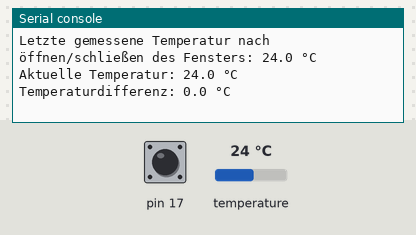
A program run on a simulated MicroPython board. On the bench: the last lines printed to the serial console. The inputs (shaded band) are chosen by the test bench; at power-on: temperature 24 °C, pin 17 HIGH. WiFi joins after 1.5 s; the clock reads 2024-03-15 10:24:30 at power-on unless the program sets it; files the program writes start out absent; web requests get an empty 200 reply after 0.4 s; files that are not in the repository are absent.

Above: at 3.9 s.
4.0 s: temperature set to 12 °C
8.6 s: temperature set to 19 °C
At 9.4 s:
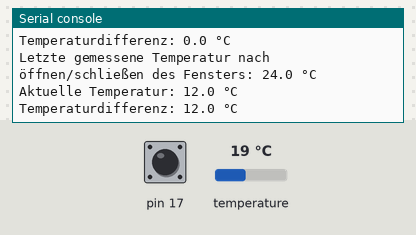
13.2 s: pin 17 pulled LOW for 3 s
At 16.5 s:
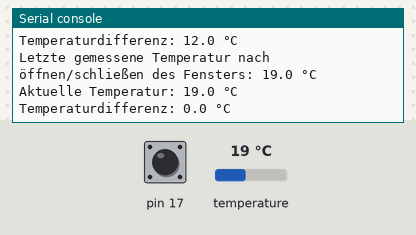
Timing chart, 0 to 18.0 s (numbered marks = the images above; inputs shaded):
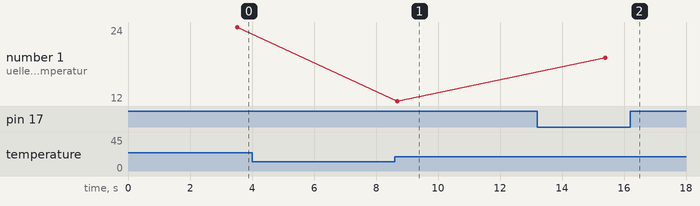

Measured:
- after the input at 13.2 s, the serial console: prints a new line after 2.2 s (image 2)

The program:

window_allert_node_red_rpi_pi_pico_w2.py
```python
import machine
import time
import urequests
import network
import ds18x20
import onewire
import os
import ntptime

DEBUG = True
RETRY_ATTEMPTS = 3
SENSOR_READ_INTERVAL = 4  # Sensorabfrageintervall in Sekunden
TEMP_ALERT_THRESHOLD = 2  # Temperaturunterschied in °C

# Netzwerk-Konfiguration (SSID, Passwort und URL des Node-RED-Servers)
WIFI_CONFIG = [
    {"ssid": "G101", "password": "G101bbzvk", "url": "http://192.168.0.199:1880"},
    {"ssid": "@Home", "password": "th!s !s a test for wlan", "url": "http://192.168.0.58:1880"},
    {"ssid": "Pixel_4813", "password": "9ad702b6c353", "url": "http://10.242.217.27:1880"}
]

NODE_RED_BASE_URL = ""  # Wird später aus der Konfiguration gesetzt

ENDPOINTS = {
    "reed": "/reed_sensor",
    "temp": "/temp_sensor",
    "alert": "/temp_alert"
}

# Hardware-Pins
PIN_CONFIG = {
    "reed": 17,
    "onewire": 16
}

ow = onewire.OneWire(machine.Pin(PIN_CONFIG["onewire"]))
ds = ds18x20.DS18X20(ow)
devices = ds.scan()
reed = machine.Pin(PIN_CONFIG["reed"], machine.Pin.IN, machine.Pin.PULL_UP)

def connect_wifi():
    wlan = network.WLAN(network.STA_IF)
    wlan.active(True)

    global NODE_RED_BASE_URL

    for network_config in WIFI_CONFIG:
        if DEBUG:
            print(f"Verbinde mit {network_config['ssid']}...")

        wlan.connect(network_config["ssid"], network_config["password"])

        for _ in range(20):
            if wlan.isconnected():
                if DEBUG:
                    print("Verbunden!")
                    print("IP:", wlan.ifconfig()[0])
                NODE_RED_BASE_URL = network_config["url"]
                if DEBUG:
                    print(f"Verwendete URL für Node-RED: {NODE_RED_BASE_URL}")
                sync_time()
                return True
            time.sleep(0.5)

    if DEBUG:
        print("Keine WLAN-Verbindung möglich")
    return False

def sync_time():
    try:
        ntptime.settime()
        if DEBUG:
            print("Zeit synchronisiert:", time.localtime())
    except Exception as e:
        if DEBUG:
            print("Zeitsynchronisation fehlgeschlagen:", e)

def get_formatted_time():
    t = time.localtime()
    return (
        f"{t[2]:02d}/{t[1]:02d}/{t[0]}",
        f"{t[3]:02d}:{t[4]:02d}:{t[5]:02d}"
    )

def read_temperature():
    try:
        ds.convert_temp()
        time.sleep_ms(750)
        return ds.read_temp(devices[0]) if devices else None
    except Exception as e:
        if DEBUG:
            print("Temperaturmessfehler:", e)
        return None

def send_data(url, data):
    for attempt in range(RETRY_ATTEMPTS):
        try:
            response = urequests.post(url, json=data, timeout=10)
            response.close()
            if response.status_code == 200:
                return True
        except Exception as e:
            if DEBUG:
                print(f"Sendefehler (Versuch {attempt+1}):", e)
            time.sleep(2)
    return False


class DataLogger:
    def __init__(self, filename="log.csv"):
        self.filename = filename
        self.index = 0
        self.initialize_log()

    def initialize_log(self):
        try:
            with open(self.filename, "r") as f:
                pass
        except OSError:
            with open(self.filename, "w") as f:
                f.write("Index,Date,Time,Temperature,Status\n")

    def get_last_index(self):
        try:
            with open(self.filename, "r") as f:
                lines = f.readlines()
                if len(lines) > 1:
                    return int(lines[-1].split(',')[0])
        except Exception as e:
            if DEBUG:
                print("Logindex Fehler:", e)
        return 0

    def log_entry(self, temp, status):
        self.index = self.get_last_index() + 1
        date, current_time = get_formatted_time()
        entry = f"{self.index},{date},{current_time},{temp or 'N/A'},{status}\n"

        with open(self.filename, "a") as f:
            f.write(entry)


def main():
    logger = DataLogger()
    last_reed_state = reed.value()
    last_temp = read_temperature()


    if not connect_wifi():
        return

    # Initialzustand senden, Erstausführung
    send_data(NODE_RED_BASE_URL + ENDPOINTS["reed"], {"reed_state": last_reed_state})

    while True:
        # Reed-Sensor prüfen
        current_reed = reed.value()

        if current_reed != last_reed_state:
            temp = read_temperature()
            if temp is not None:
                last_temp = temp  # Setze die Temperatur beim Öffnen/Schließen des Reed-Sensors
                logger.log_entry(temp, current_reed)
                send_data(NODE_RED_BASE_URL + ENDPOINTS["reed"], {"reed_state": current_reed})
            last_reed_state = current_reed

        # Temperaturüberwachung, nur wenn die Reed-Sensoränderung vorliegt
        if last_temp is not None:
            current_temp = read_temperature()
            if current_temp is not None:
                temp_difference = last_temp - current_temp
                if DEBUG:
                    print(f"Letzte gemessene Temperatur nach öffnen/schließen des Fensters: {last_temp} °C")
                    print(f"Aktuelle Temperatur: {current_temp} °C")
                    print(f"Temperaturdifferenz: {temp_difference} °C")  # Debug-Ausgabe für Differenz

                # Überprüfen, ob der Temperaturabfall von mindestens 2°C vorhanden ist
                if temp_difference >= TEMP_ALERT_THRESHOLD and current_temp < last_temp:
                    send_data(NODE_RED_BASE_URL + ENDPOINTS["alert"], {"temperature": current_temp})

                    last_temp = current_temp

                # Temperaturwert weiterverfolgen und zur Node-RED-API senden
                send_data(NODE_RED_BASE_URL + ENDPOINTS["temp"], {"temperature": current_temp})


        time.sleep(SENSOR_READ_INTERVAL)

if __name__ == "__main__":
    try:
        main()
    except KeyboardInterrupt:
        if DEBUG:
            print("Programm beendet")
    except Exception as e:
        if DEBUG:
            print("Kritischer Fehler:", e)
```
